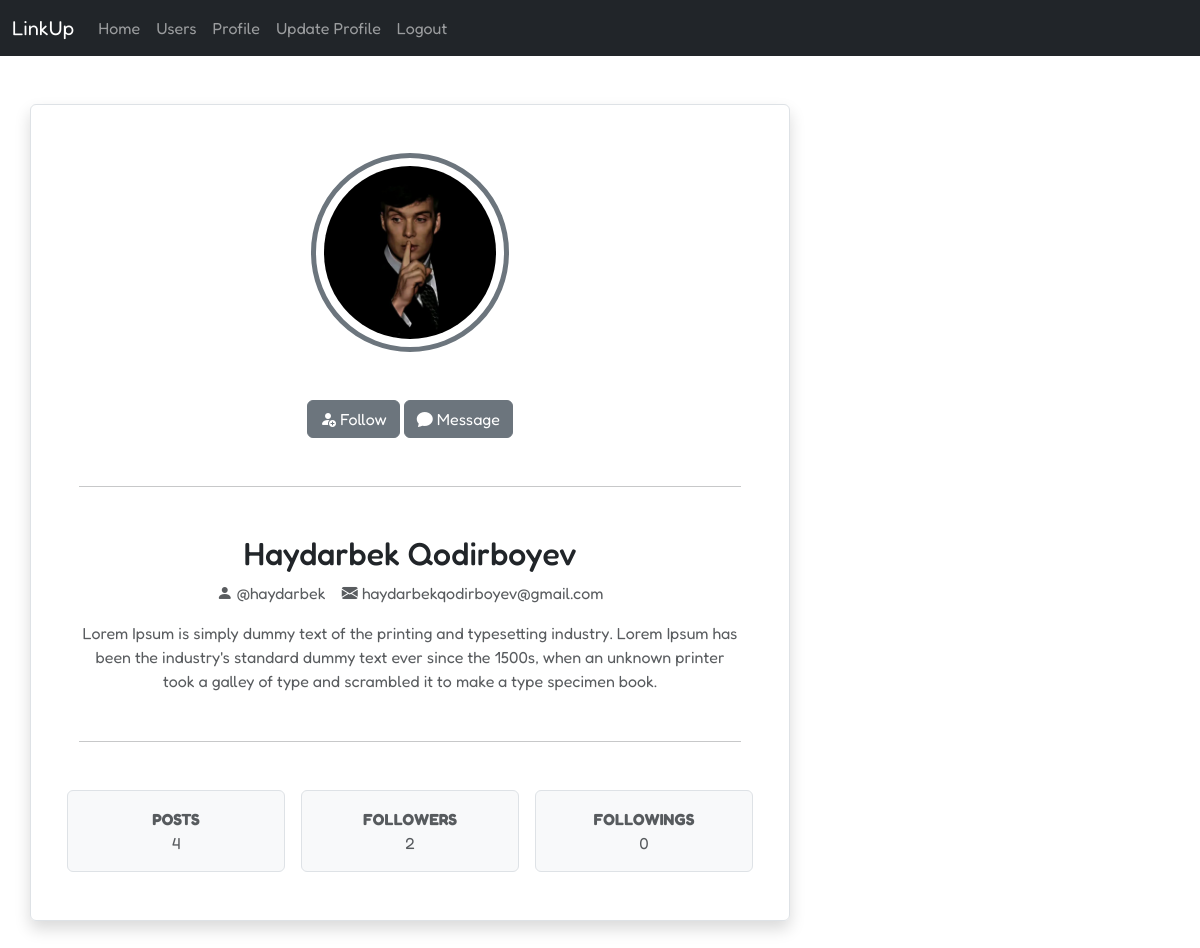
/account/haydarbek/ (signed in), run on the app's committed database.
### account/models.py (models this page shows, shortened)
class Account(AbstractUser):
	COLOR_CHOICE = [
		('primary', 'Primary'),
		('secondary', 'Secondary'),
		('success', 'Success'),
		('info', 'Info'),
		('danger', 'Danger'),
		('warning', 'Warning'),
		('dark', 'Dark'),
	]
	class Meta:
		verbose_name = 'Account'
		verbose_name_plural = 'Accounts'
	picture = models.ImageField(upload_to='accounts/pictures/', blank=True, null=True)
	bio = models.TextField(max_length=300, blank=True, null=True)
	is_private = models.BooleanField(default=True)
	slug = models.SlugField(unique=True, blank=True, null=True)
	follows = models.ManyToManyField('self', symmetrical=False, blank=True, related_name='followers')
	color = models.CharField(max_length=12, choices=COLOR_CHOICE, default='secondary', blank=True, null=True)

### account/views.py (the view)
# urls.py: path('<slug:slug>/', views.view_account, name='view-account'),
def view_account(req, slug):
	account = get_object_or_404(Account, slug=slug)
	followers_count = account.followers.count()
	following_count = account.follows.count()
	return render(req, 'account/account.html',
		{'a': account, 'followers_count': followers_count, 'following_count': following_count})

### templates/account/account.html (shortened to what this page needs)
{% extends 'base.html' %}
{% load static %}
{% block content %}
	<div class="row">
		<div class="col-md-8 p-5 shadow border rounded">
			<img class="mb-5 rounded-circle d-block mx-auto border border-5 p-2 border-{{ a.color }}"
				src="{% if a.picture %}{{ a.picture.url }}{% else %}{% static 'img/default-pic.png' %}{% endif %}"
				alt="{{ a.username }}" style="width: 30%;">
			<div class="text-center">
				{% if user in a.followers.all %}
				    <a class="btn btn-{{ a.color }}" href="{% url 'unfollow' a.slug %}"><i class="bi bi-person-dash"></i> Unfollow</a>
				{% else %}
				    <a class="btn btn-{{ a.color }}" href="{% url 'follow' a.slug %}"><i class="bi bi-person-fill-add"></i> Follow</a>
				{% endif %}
				<a class="btn btn-{{ a.color }}" href=""><i class="bi bi-chat-fill"></i> Message</a>
			</div>
			<hr class="my-5">
			<h2 class="text-center">{{ a.first_name }} {{ a.last_name }}</h2>
			<p class="text-center text-muted"><i class="bi bi-person-fill"></i> @{{ a.username }}&nbsp;&nbsp;&nbsp;&nbsp;<i class="bi bi-envelope-fill"></i> {{ a.email }}</p>
			{% if a.bio %}
				<p class="text-center text-muted">{{ a.bio }}</p>
			{% endif %}
			<hr class="my-5">
			<div class="row gap-3">
				<a href="#" class="col text-decoration-none text-muted text-center bg-light p-3 border rounded"><strong class="text-uppercase">Posts</strong><br>4</a>
				<a href="#" class="col text-decoration-none text-muted text-center bg-light p-3 border rounded"><strong class="text-uppercase">Followers</strong><br>{{ followers_count }}</a>
				<a href="#" class="col text-decoration-none text-muted text-center bg-light p-3 border rounded"><strong class="text-uppercase">Followings</strong><br>{{ following_count }}</a>
			</div>
		</div>
	</div>
{% endblock %}

### templates/base.html (style rules this page uses)
* { font-family: "Fredoka", sans-serif; }

### data on the page
Account: picture (picture), first_name "Haydarbek", last_name "Qodirboyev", username "haydarbek", email "haydarbekqodirboyev@gmail.com", bio "Lorem Ipsum is simply dummy text of the printing and typesetting industry. Lorem Ipsum has been the industry's standard dummy text ever since the 1500s, when an unknown printer took a galley of type and scrambled it to make a type specimen book."

### other printed values
{{ followers_count }} "2"
{{ following_count }} "0"
